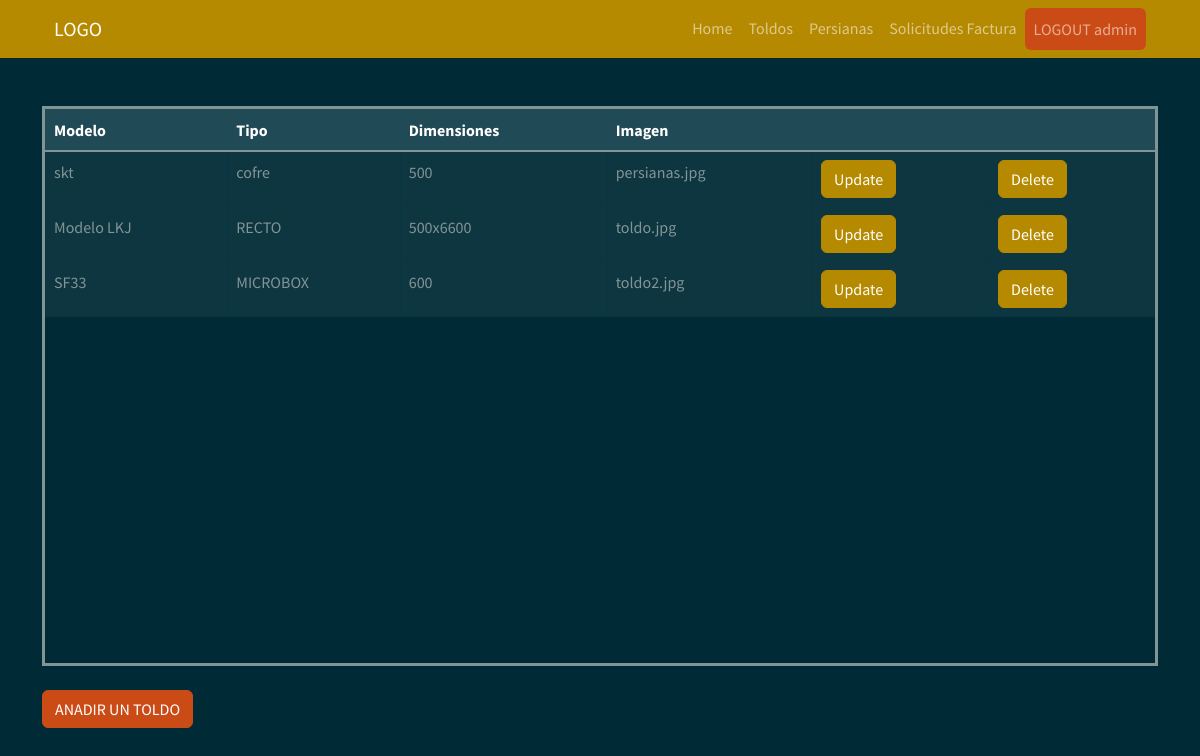
/toldo (signed in), run on an earlier commit of the app's database.
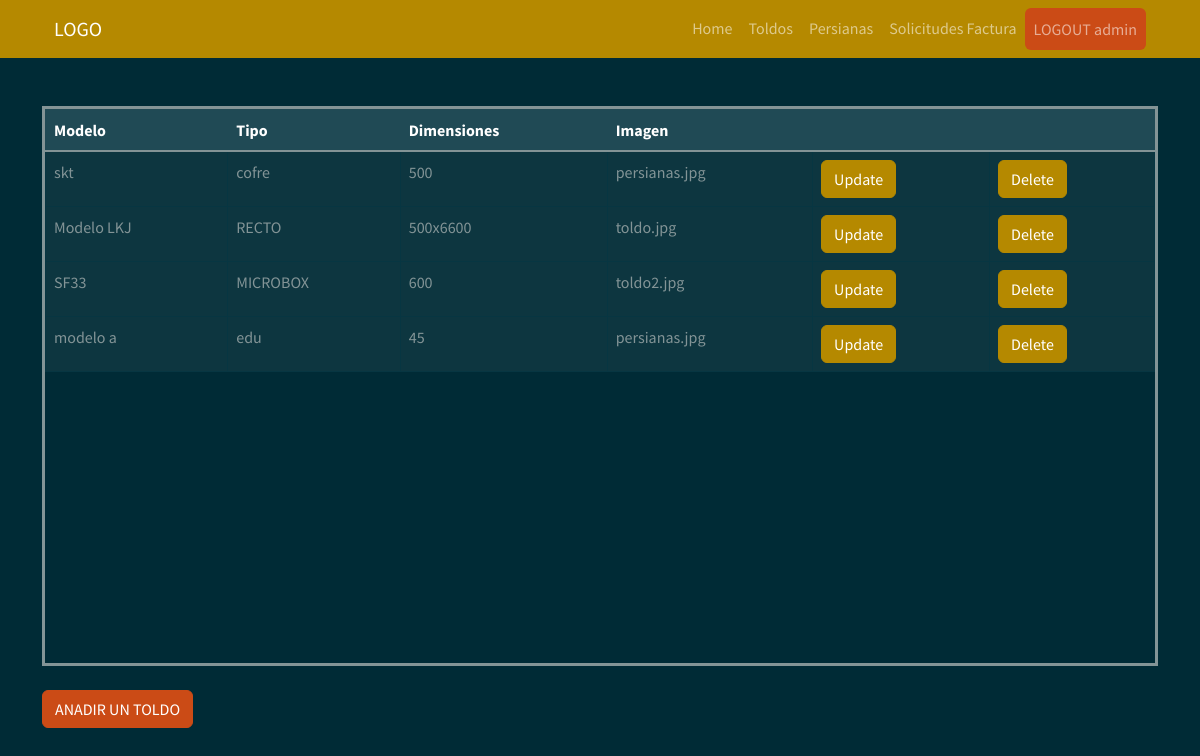
And on a later commit of the database.
### myapp/models.py (models this page shows)
    class Toldo(db.Model):
        __tablename__ = "Toldo"  # Nombre de la tabla que se crea
        Toldo_id = db.Column("toldo_id", db.Integer, Sequence(
            'toldo_id_seq'),  primary_key=True)
        Modelo = db.Column(db.String(20))
        Tipo = db.Column(db.String(30))
        Dimensiones = db.Column(db.String(30))
        Imagen = db.Column(db.String(30))

### myapp/views.py (the view)
    @app.route("/toldo", methods=["GET", "POST"])
    def toldo():
        list_toldo = db_access["list_toldos"]
        toldos = list_toldo()
        usuario = session['usuario']
        usu = usuario
        return render_template("toldos.html", toldos=toldos, usu=usu)

### myapp/templates/toldos.html (shortened to what this page needs)
<!DOCTYPE html>
<html>
<head>
    <link href="https://cdn.jsdelivr.net/npm/bootstrap@5.1.3/dist/css/bootstrap.min.css" rel="stylesheet"
>
    <link rel="stylesheet" href="../static/style/bootstrap.min(8).css">
</head>
<body>
    {% include 'includes/navbar.html' %}
    <div class="container my-5">
        <div style=" overflow:auto;  height: 70vh; border-style: solid;">
          <table class="table table-bordered mx-auto">
            <thead class="table-dark">
              <tr class="table-active">
                <th>Modelo</th>
                <th>Tipo</th>
                <th>Dimensiones</th>
                <th>Imagen</th>
                <th></th>
                <th></th>
              </tr>
            </thead>
            <tbody>
              {% for toldo in toldos %}
              <tr>
                <td> {{ toldo.Modelo }} </td>
                <td> {{ toldo.Tipo }} </td>
                <td> {{ toldo.Dimensiones }} </td>
                <td> {{ toldo.Imagen }} </td>
                <td> <a class="btn btn-primary" href="/update_toldo/{{toldo.Toldo_id}}">Update</a></td>
                <td> <a class="btn btn-primary" href="/delete_toldo/{{toldo.Toldo_id}}">Delete</a></td>
              </tr>
              {% endfor %}
            </tbody>
          </table>
        </div>
        <br>
        <a href="/create_toldo" class="btn btn-warning">ANADIR UN TOLDO</a>
    </div>
</body>
</html>

What changed in the data, as far as the page shows it:
added Toldo: Modelo "modelo a", Tipo "edu", Dimensiones "45", Imagen "persianas.jpg"
